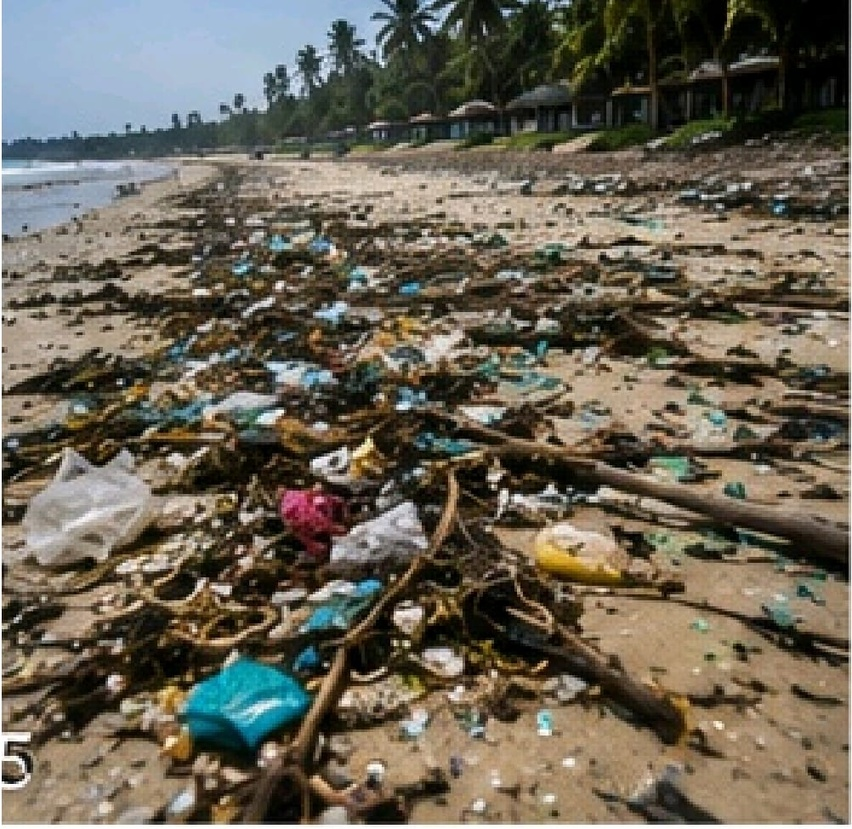
#> input picture dataset/practice_images/beach1.jpg, 852 x 829 px, shrunk from 1002 x 975 before the run, found by its file name
$ python edge_detection.py
#> lines starting #> are read from the running program, lines starting #| are printed output that depends on the picture
import cv2

image = cv2.imread("dataset/practice_images/beach1.jpg")
#> image is the input picture: shape (829, 852, 3); mean B, G, R 85.4, 99.3, 105.9

if image is None:
    print("Image could not be loaded.")
else:
    gray = cv2.cvtColor(image, cv2.COLOR_BGR2GRAY)
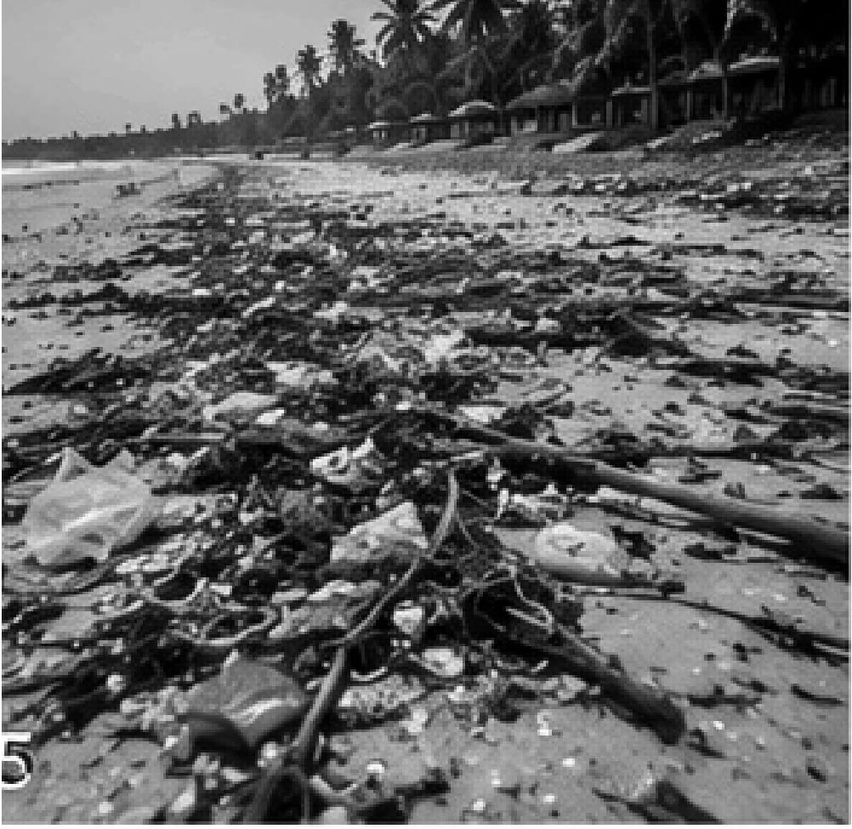
#> gray: shape (829, 852); min 0, max 255, mean 99.7

    edges = cv2.Canny(gray, 100, 200)
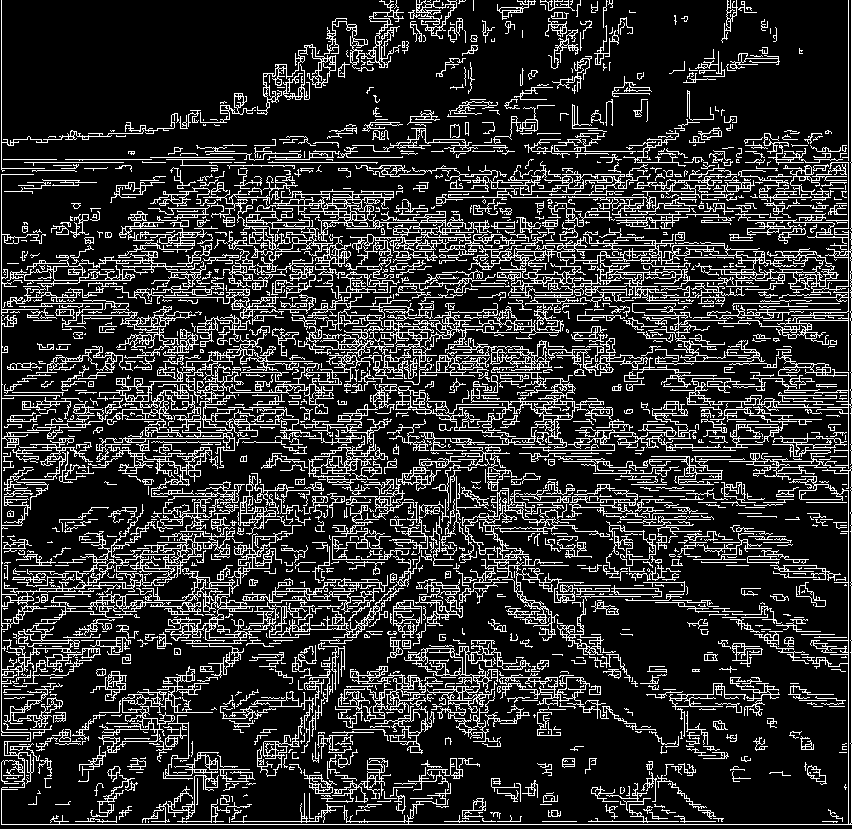
#> edges: shape (829, 852); 18.2% white in thin lines or dots

    cv2.imwrite(
        "dataset/processed_images/beach1_edges.jpg",
        edges
    )

    print("Edge image created successfully!")

$ run again, with dataset/practice_images/beach2.jpg copied over dataset/practice_images/beach1.jpg
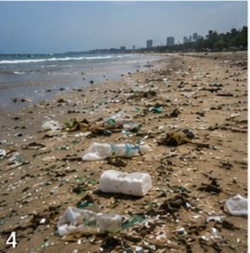
#> input picture dataset/practice_images/beach2.jpg, 250 x 253 px, shrunk from 294 x 298 before the run, found by its file name
#> image is the input picture: shape (253, 250, 3); mean B, G, R 110.2, 120.2, 125.2
#> `gray = cv2.cvtColor(image, cv2.COLOR_BGR2GRAY)`:
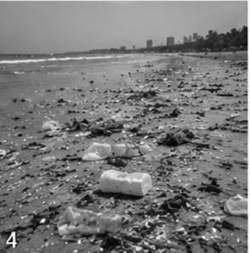
#> gray: shape (253, 250); min 0, max 255, mean 120.6
#> `edges = cv2.Canny(gray, 100, 200)`:
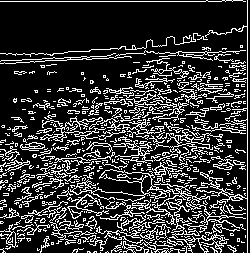
#> edges: shape (253, 250); 21% white in thin lines or dots
